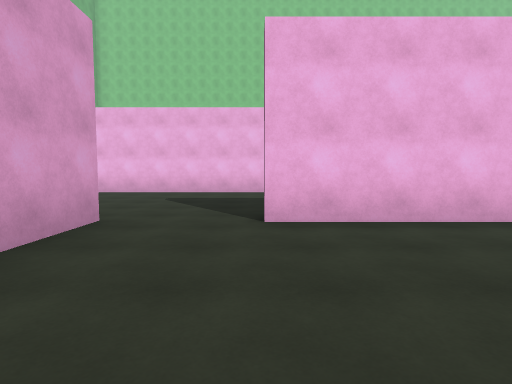
view 1 (above)

22 first-person views from a walk through a 3-D level made in the Unity game engine. The camera is 1.4 m above the floor, tilts 4° down and sees 80° across. The floor is counted in squares, 2 m on a side. Each view is taken from the middle of a square. On the plan, view 1 faces up. The plan holds only what a view shows up to about 10 squares ahead; the rest is blank. The place goes on beyond the plan. The player character is not drawn.

view 2
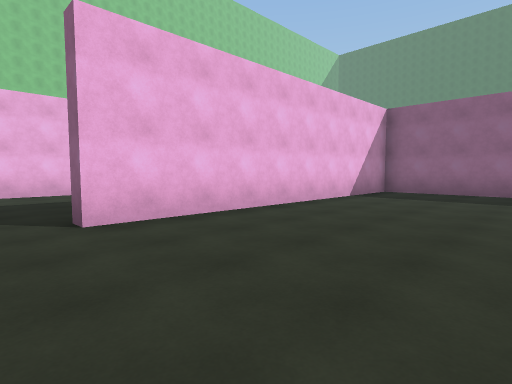

view 3
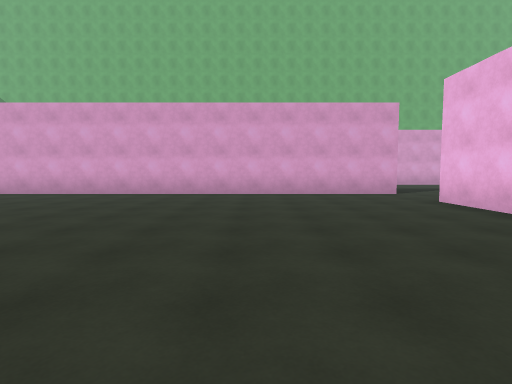

view 4
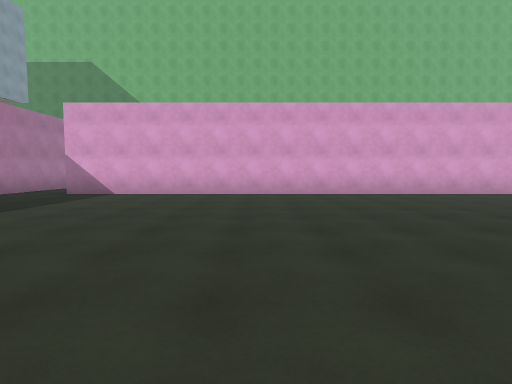

view 5
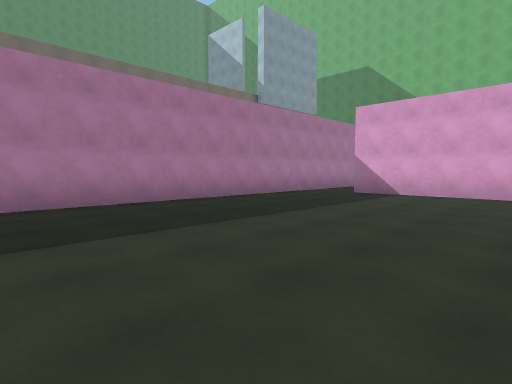

view 6
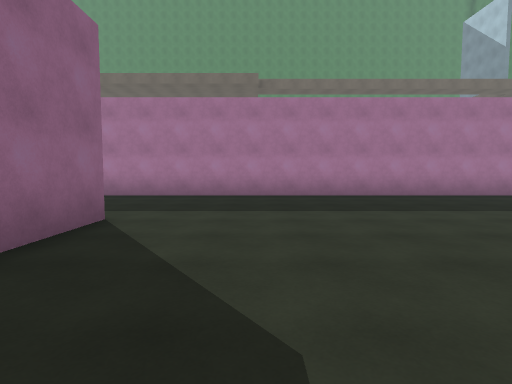

view 7
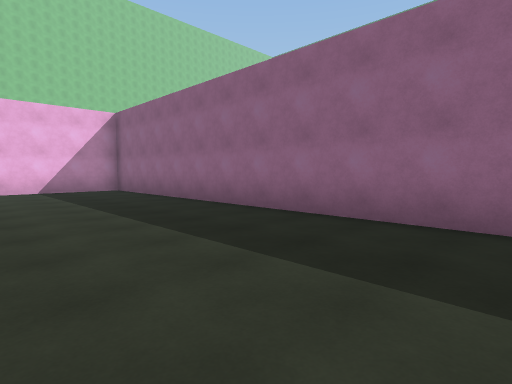

view 8
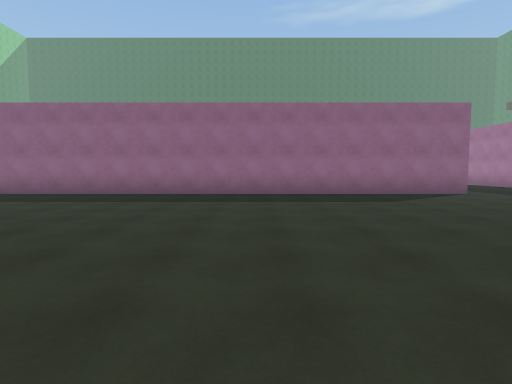

view 9
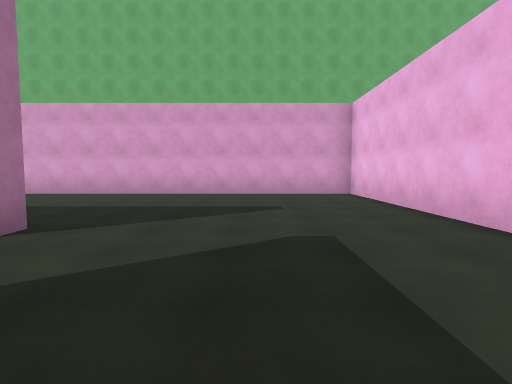

view 10
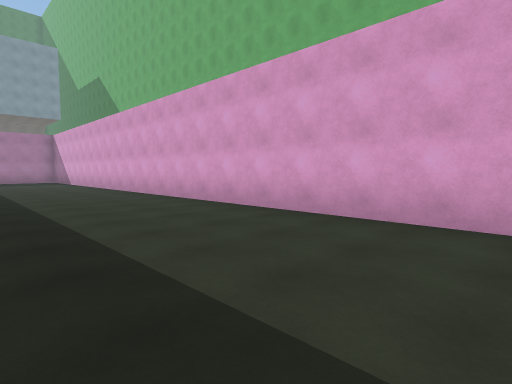

view 11
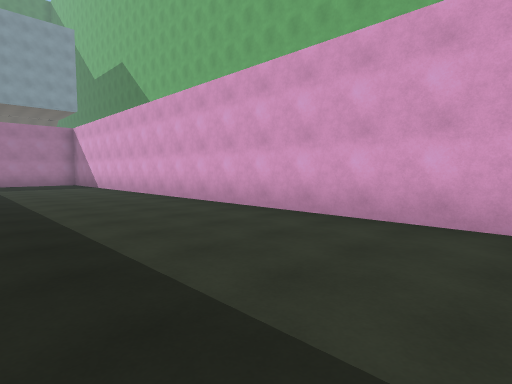

view 12
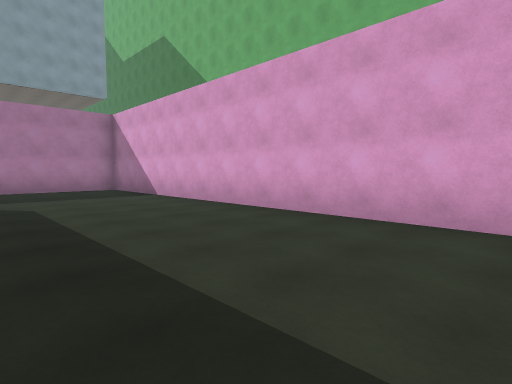

view 13
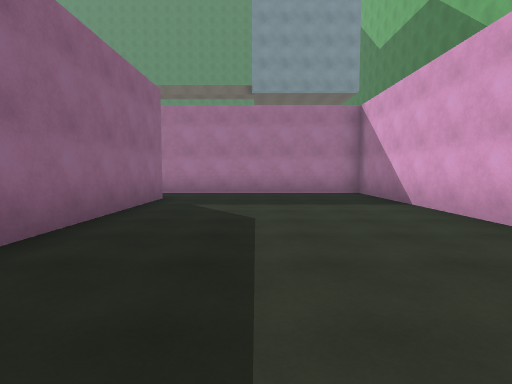

view 14
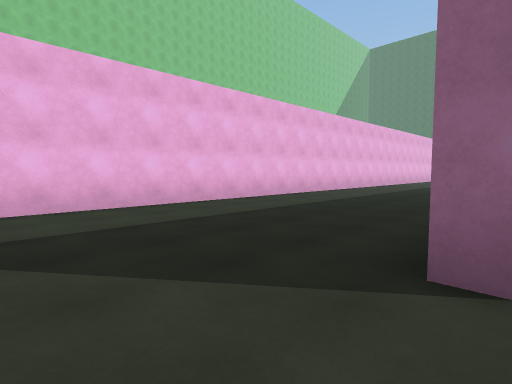

view 15
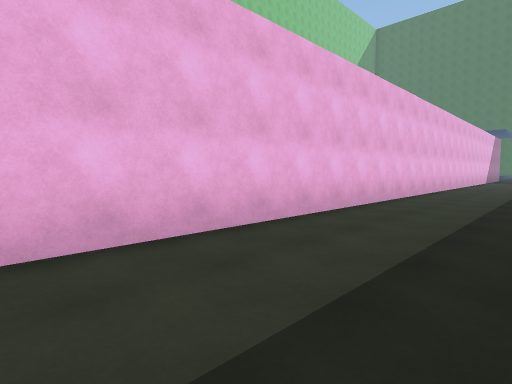

view 16
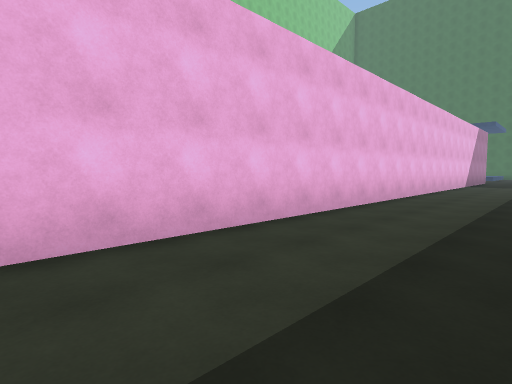

view 17
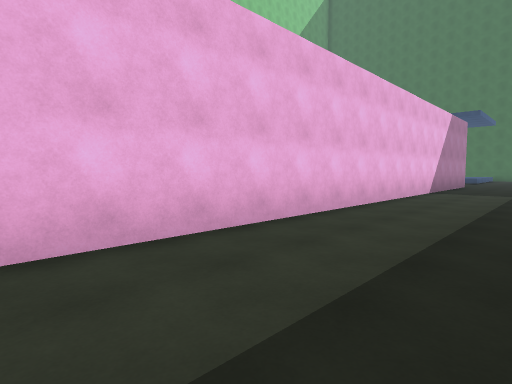

view 18
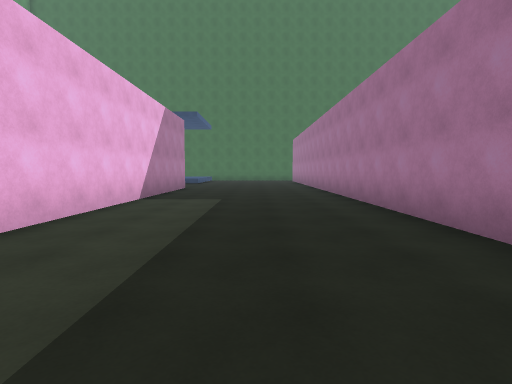

view 19
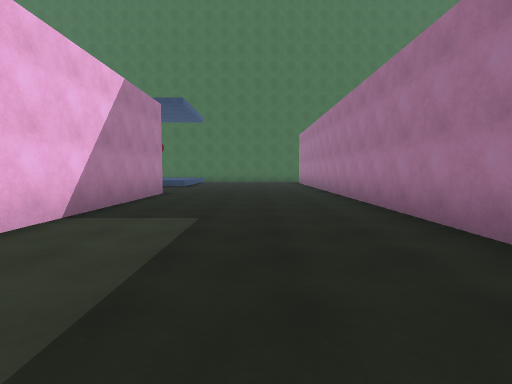

view 20
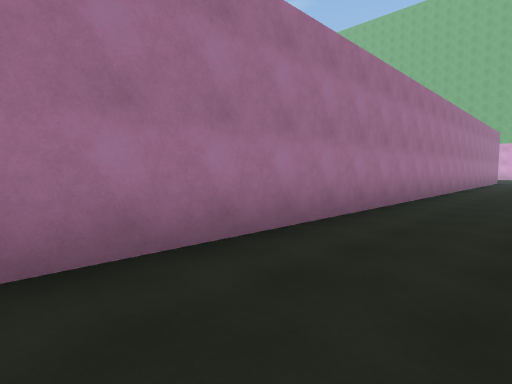

view 21
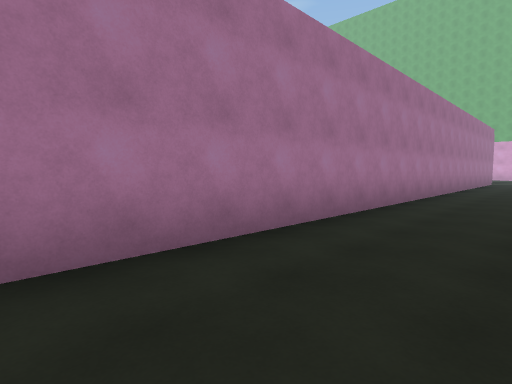

view 22
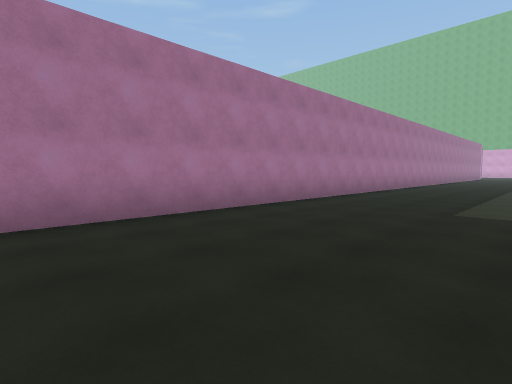

### Floor plan
Points are (right, up) in squares from view 1. A wall is a line through its corners. A room is listed if a view was taken in it or the views show most of it. See-through windows are left out.
Room 1 (views 1, 2, 3, 4, 5, 6, 7, 8)
walls: (9.2, -11.5) (9.2, 4.1) (0.1, 4.1) (0.1, 4.6); (-2.5, -15.5) (10.4, -15.5); (-2.2, 4.3) (-2.2, -13.8)
ways out: opening at (-3, -14.5) to room 2; opening at (-1.5, 4.5) to room 2; opening at (9.8, -13.5)
Room 2 (views 9, 10, 11, 12, 13, 14, 15, 16, 17, 18, 19, 20, 21, 22)
walls: (7.2, 4.6) (29.1, 4.6); (-2.8, 4.3) (-2.2, 4.3); (-2.6, -13.8) (-2.6, -8.8); (28.5, 9.9) (-8.2, 9.9) (-8.2, -15.5) (-2.5, -15.5)
ways out: opening at (-3, -14.5) to room 1; opening at (-1.5, 4.5) to room 1; opening at (29, 10)

Positions as (right, up) in squares from view 1, and headings:
1: (0, 0), facing up
2: (-1, 0), facing up-right
3: (7, 0), facing left
4: (7, -8), facing left
5: (7, -9), facing down-left
6: (7, -7), facing down
7: (5, -7), facing up-right
8: (0, -5), facing right
9: (1, 7), facing left
10: (-4, 5), facing down-left
11: (-4, 1), facing down-left
12: (-4, -4), facing down-left
13: (-5, -6), facing down
14: (-2, 4), facing up-right
15: (3, 7), facing up-right
16: (8, 7), facing up-right
17: (13, 7), facing up-right
18: (16, 7), facing right
19: (19, 7), facing right
20: (21, 7), facing down-left
21: (19, 7), facing down-left
22: (29, 9), facing down-left
